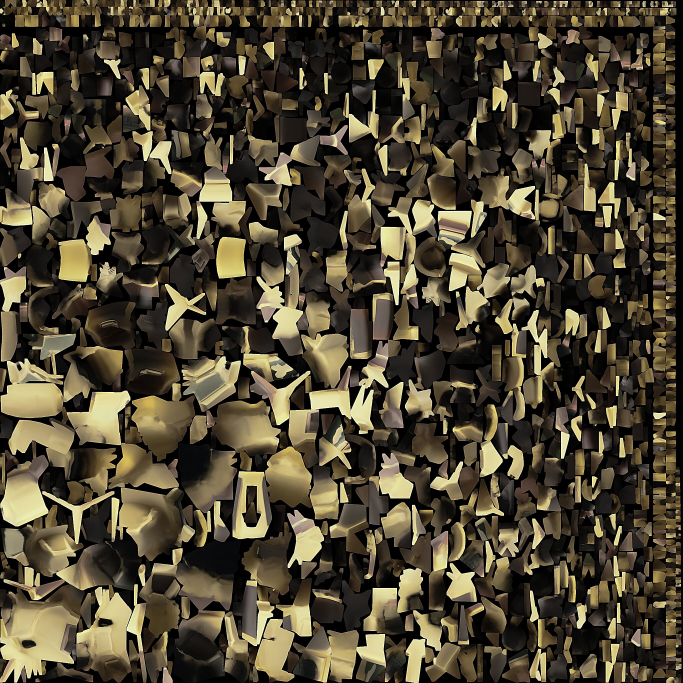
#> input picture arcade/assets/boss/albedo.jpg, 2048 x 2048 px (shown at 1/3 size)
$ python hues.py ../assets/boss/albedo.jpg
#> lines starting #> are read from the running program, lines starting #| are printed output that depends on the picture; after the words box and inside, x2 and y2 are one past the last pixel; in counts of white or black regions, pixels touching at a corner belong together
#!/usr/bin/env python3
"""The share of a still's lit pixels in each family of hue, to check a screen against the art bible's colour pairs
(ART_BIBLE.md: each world's two neons lead its frames). Written for Phase 2's resumption (2026-11-24): Nest Egg Run's
cyan, the Final Exam's ice blue.

    python3 arcade/tools/hues.py <still.jpg> [x0 y0 x1 y1]

Lit is a value over 0.3; a pixel counts toward a family when its saturation is over 0.35 (so a lit grey counts toward
none). The box, if given, keeps the count to the 3D (the panels' colours are the interface's). Needs Pillow and numpy.
"""
import sys
import numpy as np
from PIL import Image

im = Image.open(sys.argv[1]).convert("RGB")
#> im is the input picture: PIL image 2048x2048 RGB; mean R, G, B 79.2, 70.7, 51.3
if len(sys.argv) > 5:
    im = im.crop(tuple(int(v) for v in sys.argv[2:6]))
hsv = np.asarray(im.convert("HSV")).astype(float) / 255.0
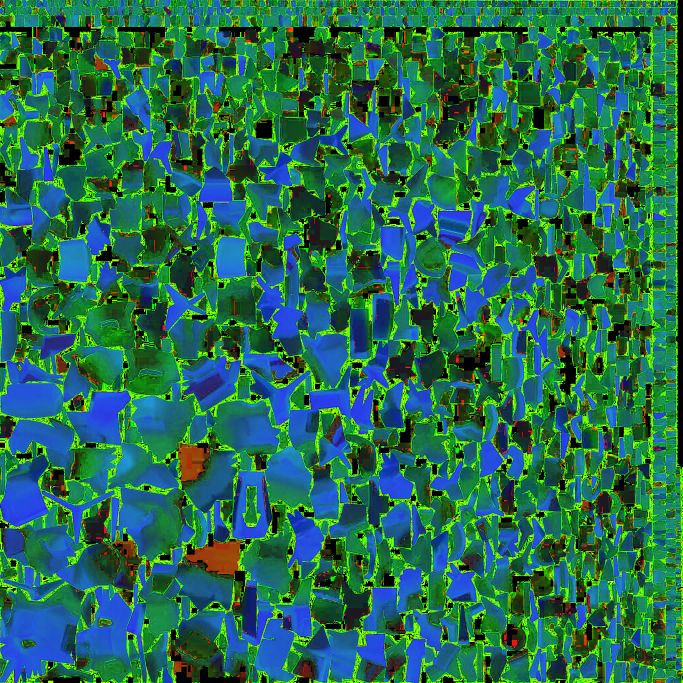
#> hsv: shape (2048, 2048, 3) float64 (shown at 1/3 size); mean R, G, B 0.147, 0.421, 0.312
h, s, v = hsv[..., 0] * 360, hsv[..., 1], hsv[..., 2]
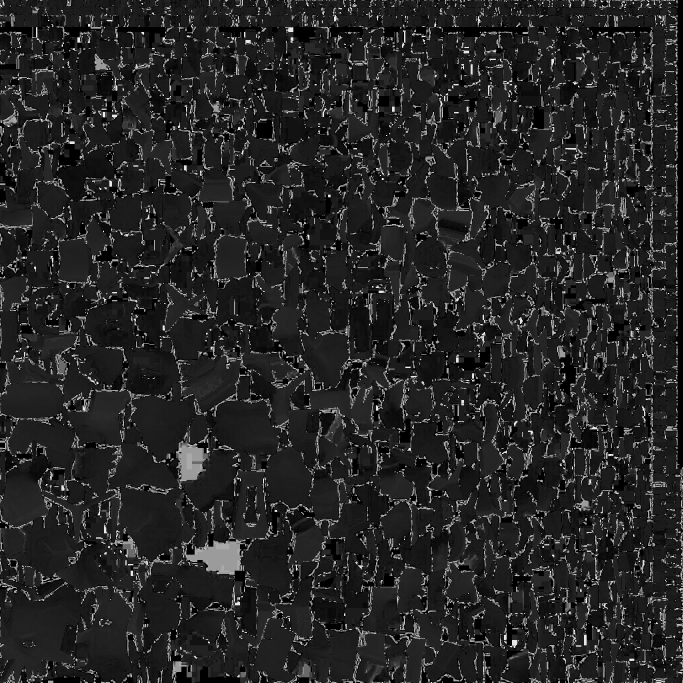
#> h: shape (2048, 2048) float64 (shown at 1/3 size); min 0, max 358.6, mean 52.8; drawn with min black and max white
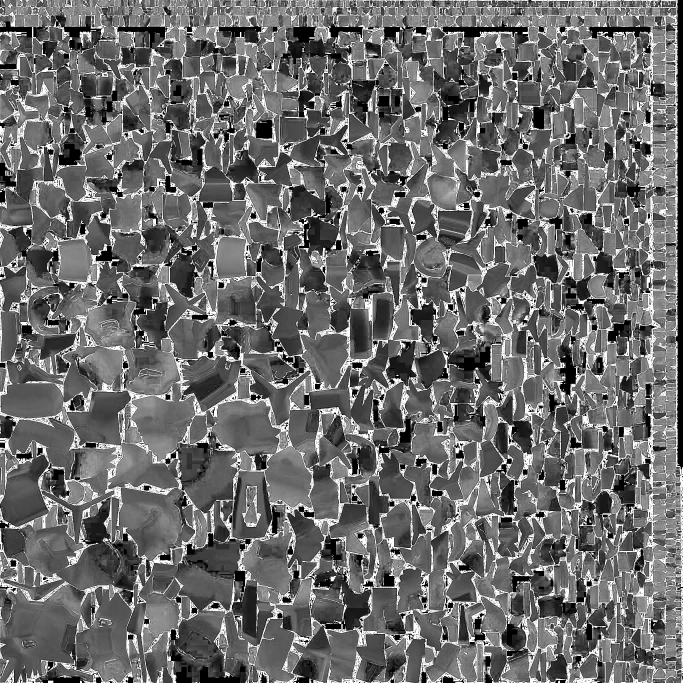
#> s: shape (2048, 2048) float64 (shown at 1/3 size); min 0, max 1, mean 0.421
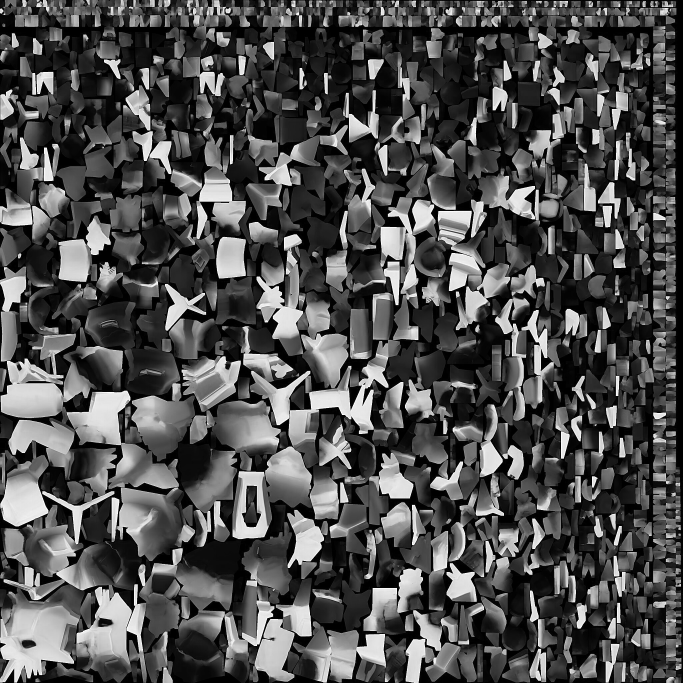
#> v: shape (2048, 2048) float64 (shown at 1/3 size); min 0, max 1, mean 0.312
lit = v > 0.3
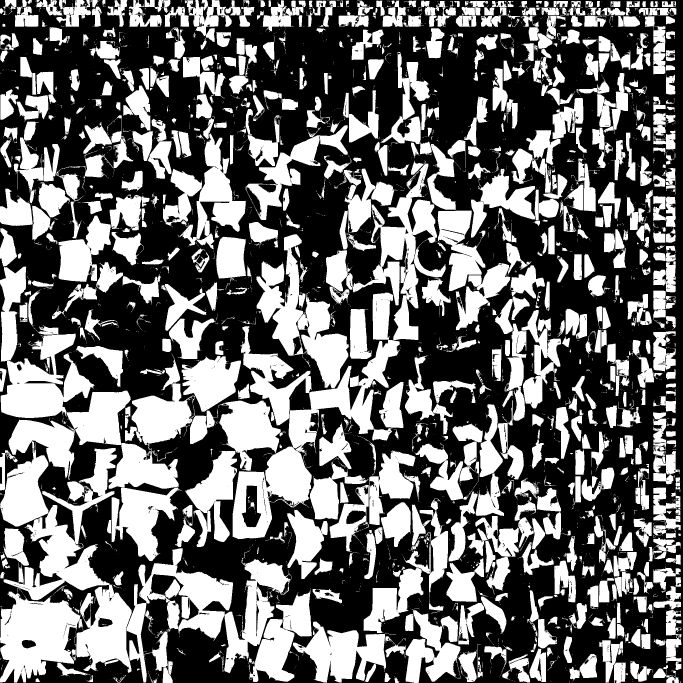
#> lit: shape (2048, 2048) bool (shown at 1/3 size); 42.3% white; 3769 white regions (2847 under 20 px), largest, box (x1, y1, x2, y2) and area: (0, 1254, 395, 2019) 108528, (697, 878, 1199, 1618) 90543, (380, 1645, 875, 2047) 63112
col = lit & (s > 0.35)
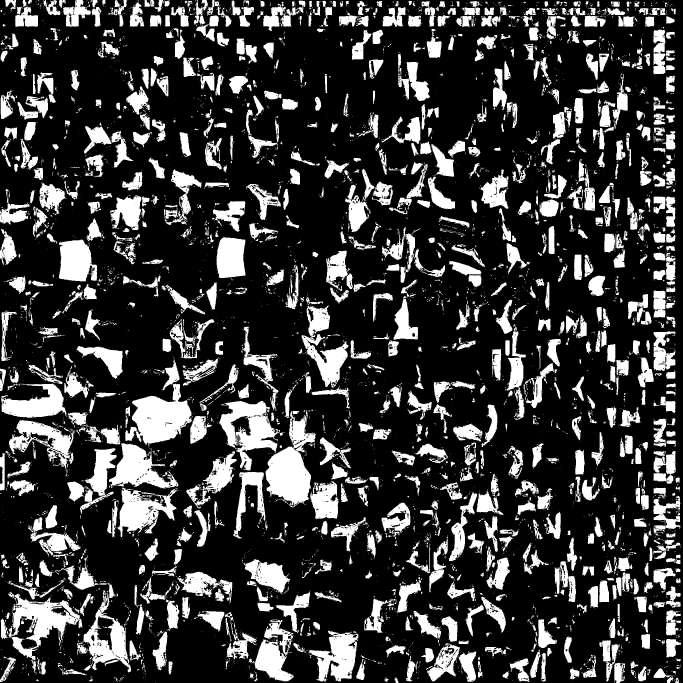
#> col: shape (2048, 2048) bool (shown at 1/3 size); 23% white; 8124 white regions (6734 under 20 px), largest, box (x1, y1, x2, y2) and area: (797, 1233, 947, 1522) 21435, (376, 1151, 575, 1338) 20321, (658, 1203, 840, 1412) 17373
families = {"cyan": (165, 205), "blue": (205, 250), "violet": (250, 290), "magenta": (290, 340), "red": (340, 360),
            "orange": (12, 48), "yellow": (48, 70), "green": (70, 165)}
n = max(1, int(lit.sum()))
#> n = 1775598
out = []
for name, (a, b) in families.items():
    m = col & (h >= a) & (h < b)
    if name == "red":
        m = m | (col & (h < 12))
    out.append(f"{name} {100 * m.sum() / n:.1f}%")
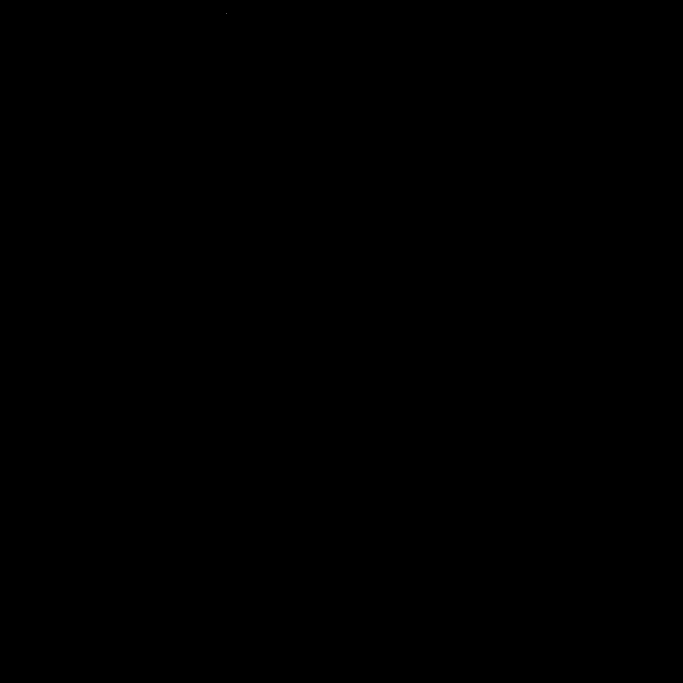
#> m: shape (2048, 2048) bool (shown at 1/3 size); 0% white in thin lines or dots, all inside (x1, y1, x2, y2) = (680, 40, 681, 41)
#> after the loop, out = ['cyan 0.0%', 'blue 0.0%', 'violet 0.0%', 'magenta 0.0%', 'red 0.0%', 'orange 47.8%', 'yellow 6.6%', 'green 0.0%']
print(sys.argv[1].split("/")[-1], "lit px", n, "|", " ".join(out))
#| albedo.jpg lit px 1775598 | cyan 0.0% blue 0.0% violet 0.0% magenta 0.0% red 0.0% orange 47.8% yellow 6.6% green 0.0%
